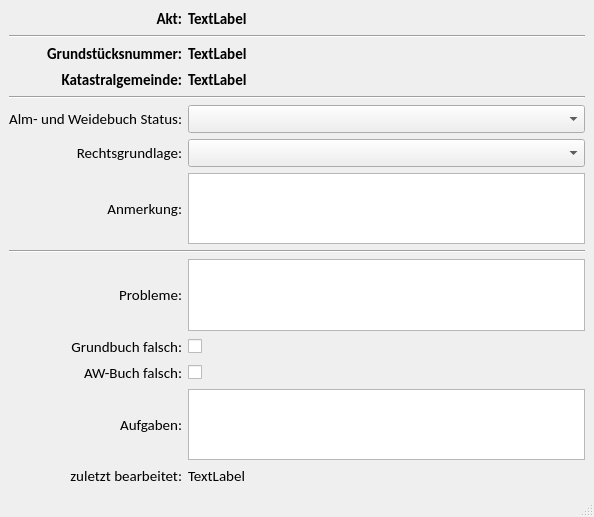
<?xml version="1.0" encoding="UTF-8"?>
<ui version="4.0">
 <class>GstZuordnungDataForm</class>
 <widget class="QMainWindow" name="GstZuordnungDataForm">
  <property name="geometry">
   <rect>
    <x>0</x>
    <y>0</y>
    <width>594</width>
    <height>517</height>
   </rect>
  </property>
  <property name="windowTitle">
   <string>MainWindow</string>
  </property>
  <widget class="QWidget" name="centralwidget">
   <layout class="QHBoxLayout" name="horizontalLayout">
    <item>
     <layout class="QGridLayout" name="gridLayout">
      <item row="8" column="0" colspan="2">
       <widget class="Line" name="line_3">
        <property name="orientation">
         <enum>Qt::Horizontal</enum>
        </property>
       </widget>
      </item>
      <item row="6" column="0">
       <widget class="QLabel" name="label_8">
        <property name="font">
         <font>
          <family>Calibri</family>
          <pointsize>11</pointsize>
         </font>
        </property>
        <property name="text">
         <string>Rechtsgrundlage:</string>
        </property>
        <property name="alignment">
         <set>Qt::AlignRight|Qt::AlignTrailing|Qt::AlignVCenter</set>
        </property>
       </widget>
      </item>
      <item row="5" column="0">
       <widget class="QLabel" name="label_7">
        <property name="font">
         <font>
          <family>Calibri</family>
          <pointsize>11</pointsize>
         </font>
        </property>
        <property name="text">
         <string>Alm- und Weidebuch Status:</string>
        </property>
        <property name="alignment">
         <set>Qt::AlignRight|Qt::AlignTrailing|Qt::AlignVCenter</set>
        </property>
       </widget>
      </item>
      <item row="0" column="1">
       <widget class="QLabel" name="uiAktLbl">
        <property name="font">
         <font>
          <family>Calibri</family>
          <pointsize>11</pointsize>
          <weight>75</weight>
          <bold>true</bold>
         </font>
        </property>
        <property name="text">
         <string>TextLabel</string>
        </property>
       </widget>
      </item>
      <item row="7" column="0">
       <widget class="QLabel" name="label_2">
        <property name="font">
         <font>
          <family>Calibri</family>
          <pointsize>11</pointsize>
         </font>
        </property>
        <property name="text">
         <string>Anmerkung:</string>
        </property>
        <property name="alignment">
         <set>Qt::AlignRight|Qt::AlignTrailing|Qt::AlignVCenter</set>
        </property>
       </widget>
      </item>
      <item row="1" column="0" colspan="2">
       <widget class="Line" name="line">
        <property name="orientation">
         <enum>Qt::Horizontal</enum>
        </property>
       </widget>
      </item>
      <item row="12" column="1">
       <widget class="QTextEdit" name="textEdit_3"/>
      </item>
      <item row="4" column="0" colspan="2">
       <widget class="Line" name="line_2">
        <property name="orientation">
         <enum>Qt::Horizontal</enum>
        </property>
       </widget>
      </item>
      <item row="10" column="1">
       <widget class="QCheckBox" name="checkBox">
        <property name="text">
         <string/>
        </property>
       </widget>
      </item>
      <item row="9" column="1">
       <widget class="QTextEdit" name="textEdit_2">
        <property name="font">
         <font>
          <family>Calibri</family>
          <pointsize>11</pointsize>
         </font>
        </property>
       </widget>
      </item>
      <item row="5" column="1">
       <widget class="QComboBox" name="uiAwbStatusCombo">
        <property name="font">
         <font>
          <family>Calibri</family>
          <pointsize>11</pointsize>
         </font>
        </property>
       </widget>
      </item>
      <item row="2" column="0">
       <widget class="QLabel" name="label">
        <property name="font">
         <font>
          <family>Calibri</family>
          <pointsize>11</pointsize>
          <weight>75</weight>
          <bold>true</bold>
         </font>
        </property>
        <property name="text">
         <string>Grundstücksnummer:</string>
        </property>
        <property name="alignment">
         <set>Qt::AlignRight|Qt::AlignTrailing|Qt::AlignVCenter</set>
        </property>
       </widget>
      </item>
      <item row="6" column="1">
       <widget class="QComboBox" name="uiRechtsgrundlageCombo">
        <property name="font">
         <font>
          <family>Calibri</family>
          <pointsize>11</pointsize>
         </font>
        </property>
       </widget>
      </item>
      <item row="11" column="0">
       <widget class="QLabel" name="label_9">
        <property name="font">
         <font>
          <family>Calibri</family>
          <pointsize>11</pointsize>
         </font>
        </property>
        <property name="text">
         <string>AW-Buch falsch:</string>
        </property>
        <property name="alignment">
         <set>Qt::AlignRight|Qt::AlignTrailing|Qt::AlignVCenter</set>
        </property>
       </widget>
      </item>
      <item row="10" column="0">
       <widget class="QLabel" name="label_6">
        <property name="font">
         <font>
          <family>Calibri</family>
          <pointsize>11</pointsize>
         </font>
        </property>
        <property name="text">
         <string>Grundbuch falsch:</string>
        </property>
        <property name="alignment">
         <set>Qt::AlignRight|Qt::AlignTrailing|Qt::AlignVCenter</set>
        </property>
       </widget>
      </item>
      <item row="2" column="1">
       <widget class="QLabel" name="uiGstLbl">
        <property name="font">
         <font>
          <family>Calibri</family>
          <pointsize>11</pointsize>
          <weight>75</weight>
          <bold>true</bold>
         </font>
        </property>
        <property name="text">
         <string>TextLabel</string>
        </property>
       </widget>
      </item>
      <item row="3" column="1">
       <widget class="QLabel" name="uiKgLbl">
        <property name="font">
         <font>
          <family>Calibri</family>
          <pointsize>11</pointsize>
          <weight>75</weight>
          <bold>true</bold>
         </font>
        </property>
        <property name="text">
         <string>TextLabel</string>
        </property>
       </widget>
      </item>
      <item row="0" column="0">
       <widget class="QLabel" name="label_5">
        <property name="font">
         <font>
          <family>Calibri</family>
          <pointsize>11</pointsize>
          <weight>75</weight>
          <bold>true</bold>
         </font>
        </property>
        <property name="text">
         <string>Akt:</string>
        </property>
        <property name="alignment">
         <set>Qt::AlignRight|Qt::AlignTrailing|Qt::AlignVCenter</set>
        </property>
       </widget>
      </item>
      <item row="7" column="1">
       <widget class="QTextEdit" name="textEdit">
        <property name="font">
         <font>
          <family>Calibri</family>
          <pointsize>11</pointsize>
         </font>
        </property>
       </widget>
      </item>
      <item row="3" column="0">
       <widget class="QLabel" name="label_3">
        <property name="font">
         <font>
          <family>Calibri</family>
          <pointsize>11</pointsize>
          <weight>75</weight>
          <bold>true</bold>
         </font>
        </property>
        <property name="text">
         <string>Katastralgemeinde:</string>
        </property>
        <property name="alignment">
         <set>Qt::AlignRight|Qt::AlignTrailing|Qt::AlignVCenter</set>
        </property>
       </widget>
      </item>
      <item row="9" column="0">
       <widget class="QLabel" name="label_4">
        <property name="font">
         <font>
          <family>Calibri</family>
          <pointsize>11</pointsize>
         </font>
        </property>
        <property name="text">
         <string>Probleme:</string>
        </property>
        <property name="alignment">
         <set>Qt::AlignRight|Qt::AlignTrailing|Qt::AlignVCenter</set>
        </property>
       </widget>
      </item>
      <item row="12" column="0">
       <widget class="QLabel" name="label_10">
        <property name="font">
         <font>
          <family>Calibri</family>
          <pointsize>11</pointsize>
         </font>
        </property>
        <property name="text">
         <string>Aufgaben:</string>
        </property>
        <property name="alignment">
         <set>Qt::AlignRight|Qt::AlignTrailing|Qt::AlignVCenter</set>
        </property>
       </widget>
      </item>
      <item row="11" column="1">
       <widget class="QCheckBox" name="checkBox_2">
        <property name="text">
         <string/>
        </property>
       </widget>
      </item>
      <item row="13" column="0">
       <widget class="QLabel" name="label_11">
        <property name="font">
         <font>
          <family>Calibri</family>
          <pointsize>11</pointsize>
         </font>
        </property>
        <property name="text">
         <string>zuletzt bearbeitet:</string>
        </property>
        <property name="alignment">
         <set>Qt::AlignRight|Qt::AlignTrailing|Qt::AlignVCenter</set>
        </property>
       </widget>
      </item>
      <item row="13" column="1">
       <widget class="QLabel" name="label_12">
        <property name="font">
         <font>
          <family>Calibri</family>
          <pointsize>11</pointsize>
         </font>
        </property>
        <property name="text">
         <string>TextLabel</string>
        </property>
       </widget>
      </item>
     </layout>
    </item>
   </layout>
  </widget>
  <widget class="QMenuBar" name="menubar">
   <property name="geometry">
    <rect>
     <x>0</x>
     <y>0</y>
     <width>594</width>
     <height>21</height>
    </rect>
   </property>
  </widget>
  <widget class="QStatusBar" name="statusbar"/>
 </widget>
 <resources/>
 <connections/>
</ui>
